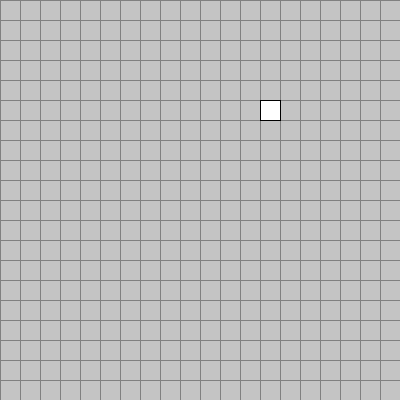
Frame 1 (no input)
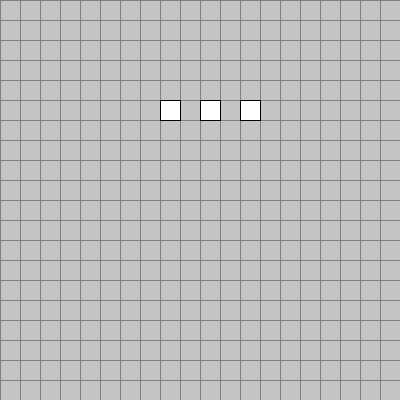
Frame 60 (the mouse pressed at the canvas centre just before this capture)
Frame 120 (the mouse held since frame 60 and released just before this capture): identical to frame 60, image omitted

The Processing sketch that drew these frames (run headless with seeded random() and noise(); from frame 60 on, the mouse is pressed at the canvas centre):

// Processing sketch: resnake_003
// ── resnake_003.pde
int rows, cols;
float cellsize;
Snake snake;

void setup() {
  size(400, 400);
  frameRate(10);
  cols = 20;
  rows = 20;
  cellsize = height/float(rows);
  snake = new Snake( int(random(cols)), int(random(rows)), 0);
}
void draw() {
  background(196);
  doGrid();
  snake.update();
  snake.draw();
}
void doGrid() {
  for (int i=0; i<cols;i++) {
    for (int j=0; j<rows;j++) {
      stroke(128);
      line(i*cellsize, 0, i*cellsize, height);
      line(0, j*cellsize, width, j*cellsize);
    }
  }
}


// ── Snake.pde
class Snake{
  float xpos, ypos, oldxpos, oldypos;
  float   direction, oldDirection;
  ArrayList body;
  
  Snake(float x, float y, float d){
    xpos       = x;
    ypos       = y;
    direction = d;
    body      = new ArrayList();
    body.add( new Vertebra(xpos,ypos,d) );
  }
  void update(){
    oldxpos = xpos;
    oldypos = ypos;
    oldDirection = direction;
    
    xpos+=1*cos(direction);
    ypos+=1*sin(direction);
    if (xpos<0)    xpos+=cols;
    if (xpos>=cols)xpos-=cols;
    if (ypos<0)    ypos+=rows;
    if (ypos>=rows)ypos-=rows;
    
    float px,py,opx,opy,d,od;
    px = xpos;
    py = ypos;
    d  = direction;
    for(int i=0; i<body.size(); i++){
      Vertebra v = (Vertebra)body.get(i);
      opx = v.oldxpos;
      opy = v.oldypos;
      od  = v.oldDirection;
      v.update(px,py, d);  
      px = opx; py = opy; od= d;   
    }
    if(frameCount<3)grow();
  }
  void draw(){
    for(int i=0; i<body.size(); i++){
      Vertebra v = (Vertebra)body.get(i);
      v.draw();
    }
    
  }
  void grow(){
    Vertebra last = (Vertebra)body.get(body.size()-1);
    body.add( new Vertebra(last.xpos, last.ypos, last.direction));
  }
}

// ── Vertebra.pde
class Vertebra{
  float   xpos, ypos, oldxpos, oldypos;
  float   direction, oldDirection;
  boolean head;

  Vertebra(float x, float y, float d){
    update(x,y,d);
  }
  void update(float x, float y, float d){
    oldxpos = xpos;
    oldypos = ypos;
    oldDirection = direction;
    xpos = x;
    ypos = y; 
    direction = d;
  }
  void draw(){
    stroke(0);
    pushMatrix();
    translate(xpos*cellsize, ypos*cellsize);
    rotate(direction);
    rect(0, 0, cellsize, cellsize);
    popMatrix();
  }
}
